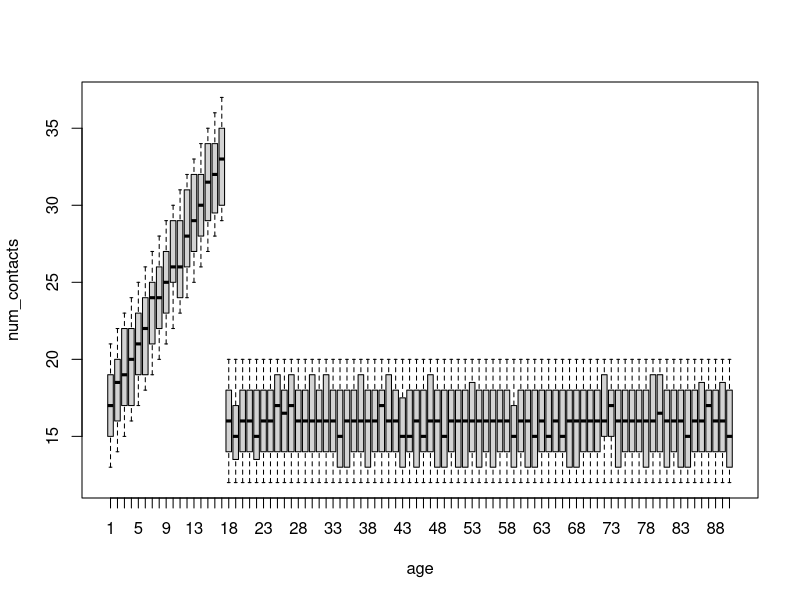

Write R code to recreate this figure.
############################################################################ #
# SIMID TUTORIAL: GENERAL ISSUES
#
# This program is free software: you can redistribute it and/or modify
# it under the terms of the GNU General Public License as published by
# the Free Software Foundation, either version 3 of the License, or
# (at your option) any later version.
#
# Copyright (C) 2023 lwillem, SIMID, UNIVERSITY OF ANTWERP, BELGIUM
############################################################################ #

# clear workspace
rm(list=ls())

# # set working directory (or open RStudio with this script)
# setwd("C:\User\path\to\the\rcode\folder") ## WINDOWS
# setwd("/Users/path/to/the/rcode/folder") ## MAC


################### #
#  SETUP ----
################### #
print('SETUP PARAMETERS: START')

# set random number generator
rng_seed <- 20190524
set.seed(rng_seed)

# e.g. population details
pop_size      <- 1e4
max_age       <- 90
adult_age     <- 18
gender_male   <- 'M'
gender_female <- 'F'
gender_opt    <- c(gender_male, gender_female)
zipcode_opt   <- c(1000,2160,2640,2018,2110,3000,3500,3520,3590,9000)
community_opt <- 1:30

# e.g. social contact details
mean_num_cnt  <- 16         # population average
dev_num_cnt   <- -4:4       # deviance

#' \newpage
# e.g. create population data
pop_data <- data.frame(id        = 1:pop_size,
                       age       = sample(1:max_age,pop_size,replace = T),
                       gender    = sample(gender_opt,pop_size,replace = T),
                       zipcode   = sample(zipcode_opt,pop_size,replace = T),
                       community = sample(community_opt,pop_size,replace = T))

# e.g. sample number of contacts, based on population average
pop_data$num_contacts <- mean_num_cnt + sample(dev_num_cnt,pop_size,replace=T)

# e.g. children make more contacts, relative to their age
is_child                        <- pop_data$age<adult_age
pop_data$num_contacts[is_child] <- pop_data$num_contacts[is_child] +
                                                    pop_data$age[is_child]

# explore "number of contacts"
boxplot(num_contacts ~ age, data = pop_data)

print('SETUP PARAMETERS: COMPLETE')
#' \newpage
#################### #
#  SPEED ----
#################### #
print('SPEED TESTS: START')

# for-loop
print(system.time({ # start manual profiling
  pop_data$is_male_adult <- FALSE
  for(i_person in 1:pop_size){
    if(pop_data$age[i_person] >= adult_age & pop_data$gender[i_person] == gender_male){
      pop_data$is_male_adult[i_person] <- TRUE
    }
  }
}))

# vector operation
print(system.time( # start manual profiling
  pop_data$is_male_adult <- pop_data$age >= adult_age & pop_data$gender == gender_male
))

# define help function
is_adult <- function(x,adult_age){
  return(x>=adult_age)
  }

# use 'lapply'
print(system.time( # start manual profiling
  dummy <- unlist(lapply(pop_data$age,is_adult,adult_age))
))
# use vector operation
print(system.time( # start manual profiling
  dummy <- pop_data$age >= adult_age
))
print(system.time( # start manual profiling
  dummy <- is_adult(pop_data$age,adult_age)
))
print('SPEED TESTS: COMPLETE')
#' \newpage
################### #
# RANDOM NUMBERS ----
################### #
print('RANDOM NUMBER SECTION: START')

# SITUATION 1: seed RNG once
set.seed(rng_seed)
age_once          <- sample(1:max_age,pop_size,replace = T)
zipcode_once      <- sample(zipcode_opt,pop_size,replace = T)

# SITUATION 2: seed RNG twice with same value
set.seed(rng_seed)
age_twice      <- sample(1:max_age,pop_size,replace = T)
set.seed(rng_seed)
zipcode_twice  <- sample(zipcode_opt,pop_size,replace = T)

# SITUATION 3: seed RNG multiple times with different seeds
set.seed(rng_seed)
age_multiple      <- sample(1:max_age,pop_size,replace = T)
set.seed(rng_seed+1)
zipcode_multiple  <- sample(zipcode_opt,pop_size,replace = T)

# PEARSON CORRELATION COEFICIENT??
abs(cor(age_once,zipcode_once))
abs(cor(age_twice,zipcode_twice))
abs(cor(age_multiple,zipcode_multiple))  # reproducibility?

print('RANDOM NUMBER SECTION: COMPLETE')
#' \newpage
################### #
#  PARAMETER SWEEP ----
################### #
print('PARAMETER SWEEP: START')

# get all combinations
exp_design_grid <- expand.grid(age       = 1:max_age,
                               gender    = gender_opt,
                               zipcode   = zipcode_opt,
                               community = community_opt)
dim(exp_design_grid)

# load package: latin hypercube sampling
library(lhs)

num_param <- 4
num_exp   <- 10000

# get Latin Hypercube design
exp_design_maximin <- maximinLHS(num_param,num_exp)

# get extended Latin Hypercube design
exp_design_maximin_extended <- maximinLHS(num_param*40,num_exp)
exp_design_random_extended  <- randomLHS(num_param*40,num_exp)

# TODO: tranfer LHD into parameters...
# send an email to lander.willem@uantwerp.be :-)

print('PARAMETER SWEEP: COMPLETE')
#' \newpage
################### #
# COPY/PASTE ----
################### #
print('COPY/PASTE: START')

# e.g. column names
col_names <- c('member1','member2','member3','member4','member5','member6','member8',
               'member9','member10','member11','member12','member13')
length(col_names)

# e.g. column names ==> using 'paste'
col_names <- paste0('member',1:13)
length(col_names)

print('COPY/PASTE: COMPLETE')
#' \newpage
################### #
# COLUMN NAMES ----
################### #
print('COLUMN NAMES: START')

names(pop_data)

# e.g. get mean age
mean(pop_data[,2])

# ... somewhere in the code... or the original data changes...
pop_data <- cbind(1,pop_data)

# get mean age ??
mean(pop_data[,2])
mean(pop_data$age)

print('COLUMN NAMES: COMPLETE')
